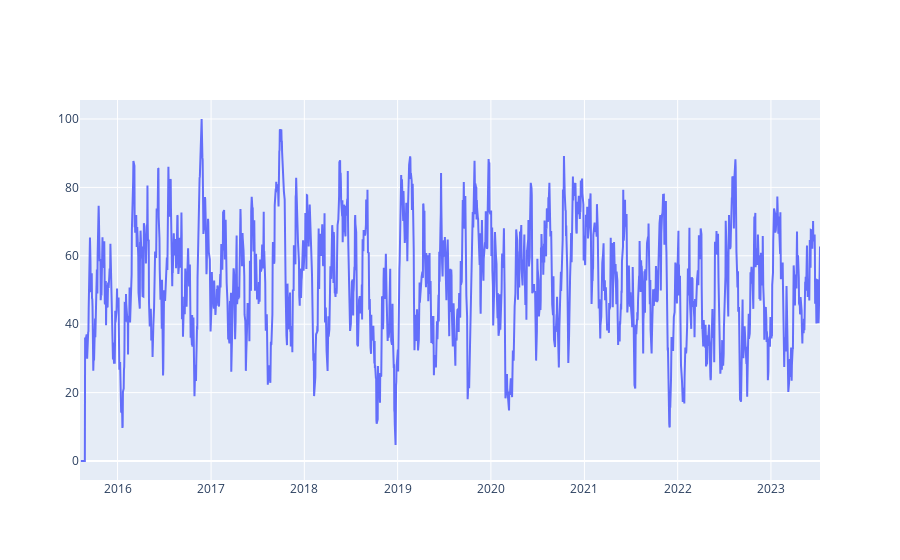

Notebook cell for this chart:
### Markdown cell above
#### Relative Strength Index

I'll add RSI indicator to predict whether a stock is overbought/oversold.

### Code cell
def relative_strength_idx(df, n=14):
    close = df['Close']
    delta = close.diff()
    delta = delta[1:]
    pricesUp = delta.copy()
    pricesDown = delta.copy()
    pricesUp[pricesUp < 0] = 0
    pricesDown[pricesDown > 0] = 0
    rollUp = pricesUp.rolling(n).mean()
    rollDown = pricesDown.abs().rolling(n).mean()
    rs = rollUp / rollDown
    rsi = 100.0 - (100.0 / (1.0 + rs))
    return rsi

df['RSI'] = relative_strength_idx(df).fillna(0)

fig = go.Figure(go.Scatter(x=df.Date, y=df.RSI, name='RSI'))
fig.show()

### Figure 1 — Plotly figure (JSON) as saved in the notebook; plotly's stock layout.template omitted (floating-point values rounded to 4 significant figures; data arrays with more than 128 entries replaced by an {"elided": "..."} marker saying what was removed)
{"data": [{"name": "RSI", "type": "scatter", "x": {"elided": "1997 str values"}, "y": {"elided": "1997 float values"}}], "layout": {}}
